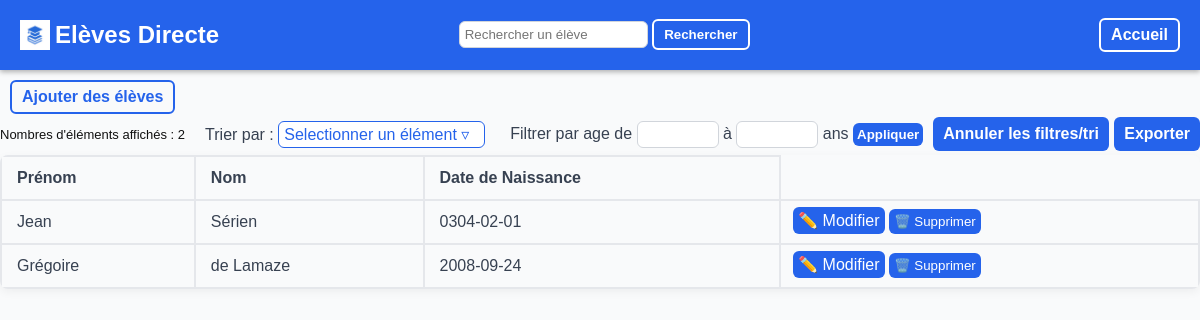
/eleve/liste, run on the app's committed database.
### tables this page shows
CREATE TABLE Eleve (
    Id INTEGER PRIMARY KEY AUTOINCREMENT,
    Prenom TEXT NOT NULL,
    Nom TEXT NOT NULL,
    Date_de_Naissance DATE NOT NULL,
    Id_Classe INTEGER,
    FOREIGN KEY (Id_Classe)
        REFERENCES Classe(Id)
        ON DELETE CASCADE
        ON UPDATE CASCADE
    );

### Backend.py (the view, shortened to what this page needs)
@app.route('/eleve/liste', methods=["POST","GET"])
def liste():
    if request.args.get("type")=="recherche":
        chaine=request.args.get("recherche")
        return render_template('liste.html', valeurs=recherche_nom(chaine), colonnes=colonnes_eleve, infos= {"URL_ajout": "/eleve/ajout", "titre": "Ajouter des élèves", "ajout_boutton": "Ajouter des élèves" }, recherche=chaine)
    return render_template('liste.html', valeurs=lire_eleves(), colonnes=colonnes_eleve, infos= {"URL_ajout": "/eleve/ajout", "titre": "Ajouter des élèves", "ajout_boutton": "Ajouter des élèves" })

### Backend.py (called while the page is built)
def lire_eleves():
    conn = sqlite3.connect(DB_NAME)
    c = conn.cursor()
    c.execute("SELECT * FROM Eleve")
    eleves = c.fetchall()
    conn.commit()
    conn.close()
    return eleves

### templates/liste.html (shortened to what this page needs)
<!DOCTYPE html>
<html lang="fr">
<head>
    <link rel="stylesheet" href="../static/styles.css">
</head>
<body>
    {% include "composants/topbar.html" %}
   <a class="back_button" href='{{infos["URL_ajout"]}}'>{{infos["ajout_boutton"]}}</a>
        <div class="haut_tableau">
            <p id="compteur_text" class="compteur">Nombres d'éléments affichés : <span id="compteur"></span></p>
            <div class="dropdown" id="dropdown">
                <label for="dropdown">Trier par : </label>
                <div class="dropdown-button" onclick="toggleMenu()">Selectionner un élément &#9663;
                </div>
            </div>
            <div class="filtre">
                <form method="POST">
                    <label for="debut">Filtrer par age de </label>
                    <input type="number" name="debut">
                    <label for="fin"> à </label>
                    <input type="number" name="fin">
                    <label> ans</label>
                    <button type="submit" class="button-bleu">Appliquer</button>
                </form>
            </div>
            <a href='{{infos["URL_actuelle"]}}' class="annuler-button">Annuler les filtres/tri</a>
            <a href="/export" class="export_boutton">Exporter</a>
        </div>
    <table>
        <tr>
        {% for c in colonnes %}
            <th>{{ c["titre"] }}</th>
        {% endfor %}
        </tr>
        {% for v in valeurs %}
        <tr>
            {% for c in colonnes %}
            <td>{{v[c["order"]]}}</td>
            {% endfor %}
            <td class="button_case">
                <form class="actions-buttons-form" method="POST">
                    <a href="/update?id={{ v[0] }}">✏️ Modifier</a>
                    <button type="submit">🗑️ Supprimer</button>
                </form>
            </td>
        </tr>
        {% endfor %}
    </table>
</body>
</html>

### static/styles.css (style rules this page uses)
body { font-family: Arial, sans-serif; background-color: #f9fafb; color: #2563eb; margin: 0; }
table { width : 100%; box-shadow: 0 3px 10px rgba(0,0,0,0.05); border-collapse: collapse; border-radius: 8px; overflow: hidden; }
th, td { border: 2px solid #e5e7eb; overflow: hidden; text-align: left; color: #374151; padding: 12px 15px; }
input { color: #000000; padding: 5px; border : 1px solid #d1d5db; outline: none; transition: border-color 0.2s; border-radius: 6px; cursor: text; }
label { color: #374151; }
.button_case { padding: 1px; gap: 10px; align-items: center; width:min-content; }
.button_case button { background-color: #2563eb; color : white; border: none; padding: 5px; border-radius: 6px; cursor: pointer; }
.button_case a { background-color: #2563eb; color : white; border: none; padding: 5px; border-radius: 6px; cursor: pointer; text-decoration: none; }
.back_button { display: inline-block; border: 2px solid #2563eb; border-radius: 6px; padding: 6px 10px; text-decoration: none; font-weight: bold; color: #2563eb; cursor: pointer; margin-top: 10px; margin-left: 10px; }
.actions-buttons-form { padding: 1px; gap: 10px; align-items: center; margin-left: 10px; }
.button-bleu { background-color: #2563eb; color : white; border: none; padding: 8px 10px; border-radius: 6px; cursor: pointer; font-weight: bold; cursor: pointer; text-decoration: none; }
.dropdown-button { display: inline-block; border: 1px solid #2563eb; border-radius: 6px; padding: 3px 5px; color: #2563eb; background-color: white; margin-right: 5px; cursor: pointer; width: 195px; }
.dropdown { position: relative; display: inline-block; margin-left: 20px; }
.compteur { color: #111; font-size: small; }
.export_boutton { background-color: #2563eb; color : white; border: none; padding: 8px 10px; border-radius: 6px; cursor: pointer; font-weight: bold; cursor: pointer; text-decoration: none; margin-left: auto; }
.haut_tableau { display: flex; align-items: center; margin: 0; }
.filtre { position: relative; display: inline-block; margin-left: 20px; margin-bottom: 0; }
.filtre button { padding: 4px; }
.filtre input { width: 70px; }
.annuler-button { background-color: #2563eb; color : white; border: none; padding: 8px 10px; border-radius: 6px; cursor: pointer; font-weight: bold; cursor: pointer; text-decoration: none; margin-left: 10px ; }

### data on the page
Eleve: Prenom "Jean" "Sérien" "0304-02-01"
Eleve: Prenom "Grégoire" "de Lamaze" "2008-09-24"

### other printed values
{{ infos["ajout_boutton"] }} "Ajouter des élèves"
{{ c["titre"] }} "Prénom" "Nom" "Date de Naissance"
